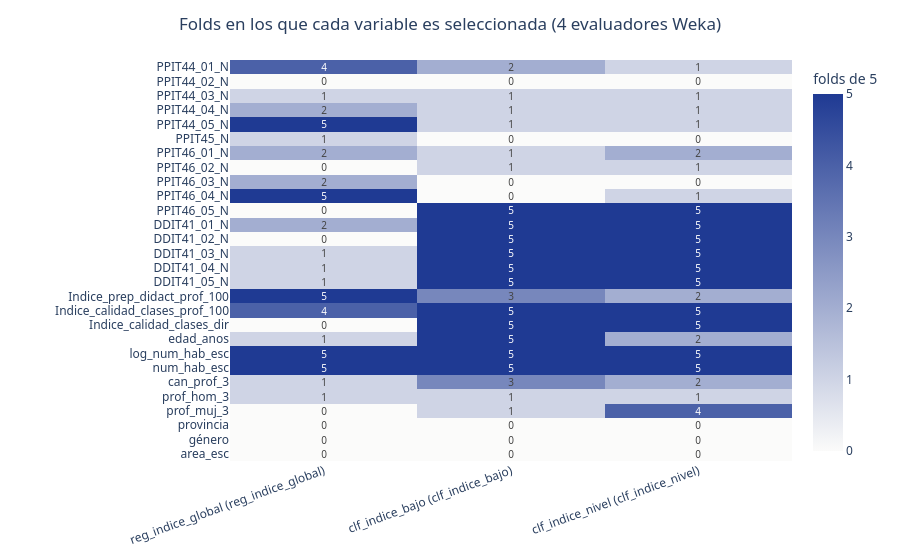

The code cell stored with this chart in its notebook:
### Code cell
mapa = (completo.pivot_table(index="variable", columns="tarea", values="folds")
         .reindex(FEATURES).fillna(0).astype(int))
orden = ["reg_indice_global", "clf_indice_bajo", "clf_indice_nivel"]

fig = go.Figure(go.Heatmap(
    z=mapa[orden].to_numpy(), x=[f"{c} ({t})" for c, t in zip(orden, mapa[orden].columns)],
    y=mapa.index, zmin=0, zmax=mcfg.CV_FOLDS_SELECCION,
    colorscale=[[0, "#fbfbfa"], [1, "#1f3a93"]],
    text=mapa[orden].to_numpy().astype(int), texttemplate="%{text}",
    colorbar={"title": f"folds de {mcfg.CV_FOLDS_SELECCION}"}))
fig.update_layout(
    title={"text": "Folds en los que cada variable es seleccionada (4 evaluadores Weka)",
           "x": 0.5, "xanchor": "center", "font": {"size": 17}},
    height=max(560, 16 * len(mapa)), template="plotly_white",
    margin={"l": 230, "r": 20, "t": 60, "b": 80},
    font={"family": "Segoe UI, Helvetica, Arial, sans-serif", "size": 12},
    xaxis={"tickangle": -20}, yaxis={"autorange": "reversed"})
fig.show()

### Figure 1 — Plotly figure (JSON) as saved in the notebook; plotly's stock layout.template omitted (floating-point values rounded to 4 significant figures)
{"data": [{"colorbar": {"title": {"text": "folds de 5"}}, "colorscale": [[0, "#fbfbfa"], [1, "#1f3a93"]], "text": [[4, 2, 1], [0, 0, 0], [1, 1, 1], [2, 1, 1], [5, 1, 1], [1, 0, 0], [2, 1, 2], [0, 1, 1], [2, 0, 0], [5, 0, 1], [0, 5, 5], [2, 5, 5], [0, 5, 5], [1, 5, 5], [1, 5, 5], [1, 5, 5], [5, 3, 2], [4, 5, 5], [0, 5, 5], [1, 5, 2], [5, 5, 5], [5, 5, 5], [1, 3, 2], [1, 1, 1], [0, 1, 4], [0, 0, 0], [0, 0, 0], [0, 0, 0]], "texttemplate": "%{text}", "type": "heatmap", "x": ["reg_indice_global (reg_indice_global)", "clf_indice_bajo (clf_indice_bajo)", "clf_indice_nivel (clf_indice_nivel)"], "y": ["PPIT44_01_N", "PPIT44_02_N", "PPIT44_03_N", "PPIT44_04_N", "PPIT44_05_N", "PPIT45_N", "PPIT46_01_N", "PPIT46_02_N", "PPIT46_03_N", "PPIT46_04_N", "PPIT46_05_N", "DDIT41_01_N", "DDIT41_02_N", "DDIT41_03_N", "DDIT41_04_N", "DDIT41_05_N", "Indice_prep_didact_prof_100", "Indice_calidad_clases_prof_100", "Indice_calidad_clases_dir", "edad_anos", "log_num_hab_esc", "num_hab_esc", "can_prof_3", "prof_hom_3", "prof_muj_3", "provincia", "género", "area_esc"], "z": [[4, 2, 1], [0, 0, 0], [1, 1, 1], [2, 1, 1], [5, 1, 1], [1, 0, 0], [2, 1, 2], [0, 1, 1], [2, 0, 0], [5, 0, 1], [0, 5, 5], [2, 5, 5], [0, 5, 5], [1, 5, 5], [1, 5, 5], [1, 5, 5], [5, 3, 2], [4, 5, 5], [0, 5, 5], [1, 5, 2], [5, 5, 5], [5, 5, 5], [1, 3, 2], [1, 1, 1], [0, 1, 4], [0, 0, 0], [0, 0, 0], [0, 0, 0]], "zmax": 5, "zmin": 0}], "layout": {"font": {"family": "Segoe UI, Helvetica, Arial, sans-serif", "size": 12}, "height": 560, "margin": {"b": 80, "l": 230, "r": 20, "t": 60}, "title": {"font": {"size": 17}, "text": "Folds en los que cada variable es seleccionada (4 evaluadores Weka)", "x": 0.5, "xanchor": "center"}, "xaxis": {"tickangle": -20}, "yaxis": {"autorange": "reversed"}}}
